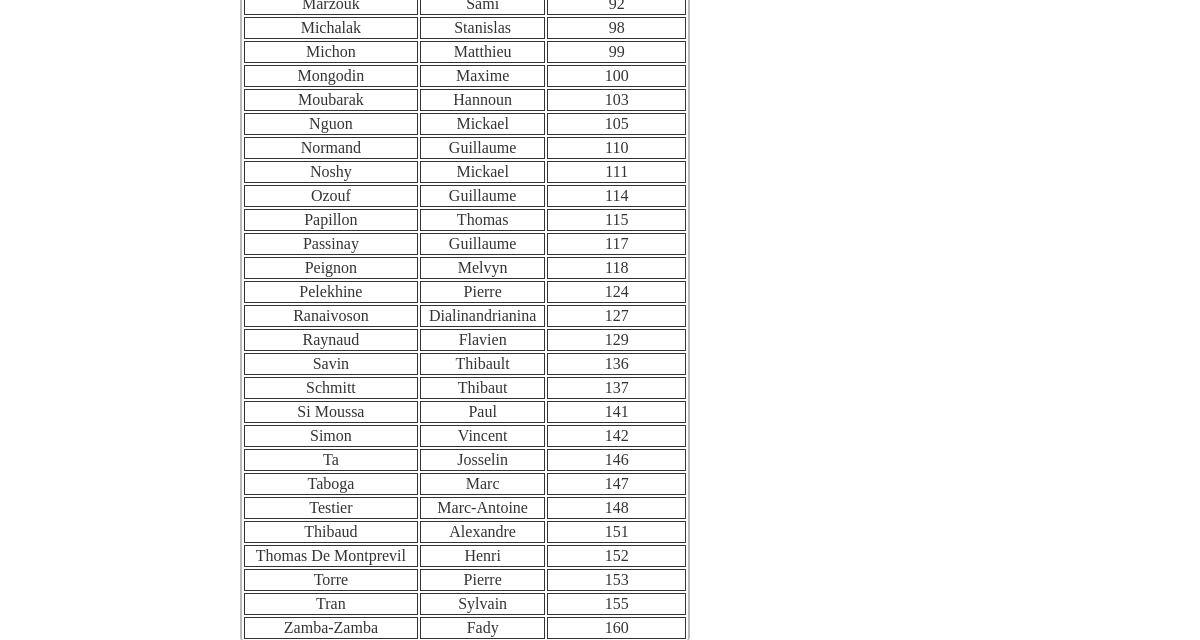
Before: /index.php?page=promo2 (signed in, lower part) with the older database file.
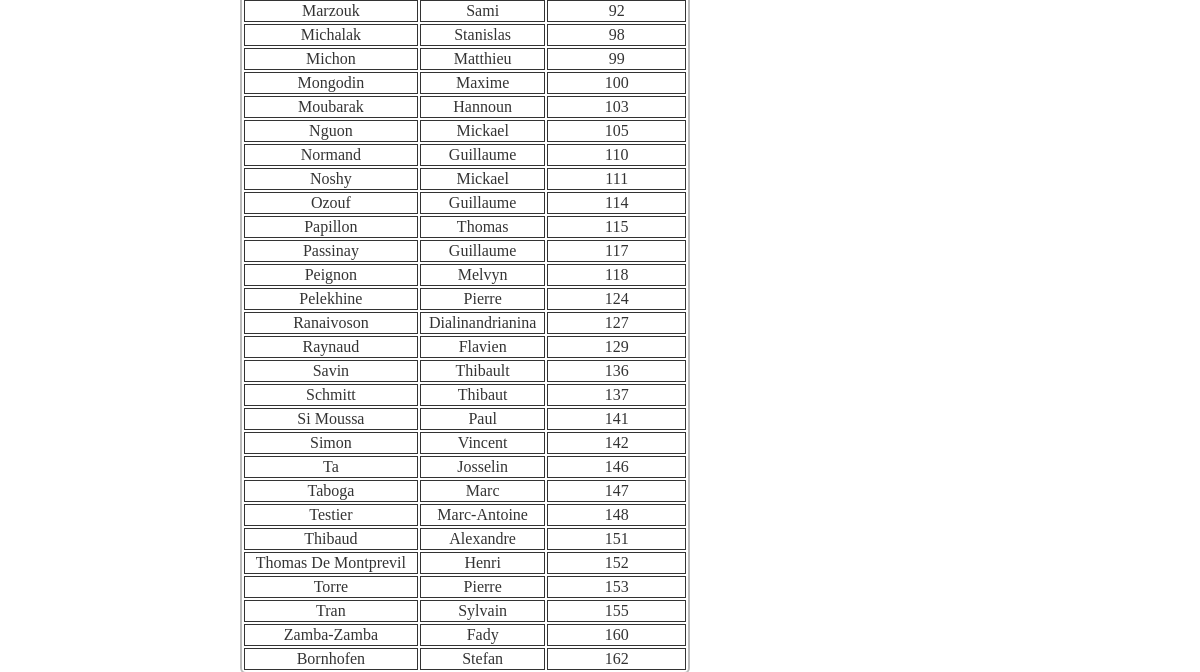
After: the same page with the newer database file.
### tables this page shows
CREATE TABLE IF NOT EXISTS `eleve` (
  `numEtudiant` int(10) NOT NULL AUTO_INCREMENT,
  `anneeRedouble` tinyint(1) NOT NULL DEFAULT '0',
  `idPromo` int(2) NOT NULL,
  `idUtil` int(5) NOT NULL,
  PRIMARY KEY (`numEtudiant`)
);

CREATE TABLE IF NOT EXISTS `utilisateur` (
  `idUtil` int(5) NOT NULL AUTO_INCREMENT,
  `login` varchar(30) NOT NULL,
  `pass` varchar(32) NOT NULL,
  `nom` varchar(30) NOT NULL,
  `prenom` varchar(30) NOT NULL,
  `idRole` int(2) NOT NULL,
  PRIMARY KEY (`idUtil`)
);

### fonctions/fonctions.php (called while the page is built, shortened)
<?php
function execReq($req){
	$res = mysql_query($req);
	return $res;
}
?>

### display/CPI2.php (the view, shortened to what this page needs)
<?php
$req='select u.nom nom,u.prenom prenom, u.idUtil idUtil, e.numEtudiant numEtudiant from utilisateur u, eleve e where e.idPromo="2" AND u.idUtil=e.idUtil';
    $res=execReq($req);
    echo'<table>';
   while($donnee=mysql_fetch_assoc($res))
   {
       if ($donnee['idUtil']==$_SESSION['idUtil']){
                echo'<tr id="perso"><td>'.$donnee['nom'].'</td><td>'.$donnee['prenom'].'</td><td>'.$donnee['numEtudiant'].'</td></tr>';
            }
            else{
                echo'<tr><td>'.$donnee['nom'].'</td><td>'.$donnee['prenom'].'</td><td>'.$donnee['numEtudiant'].'</td></tr>';
            }
   }
   echo'</table>';
?>

Changed rows visible on the page:
now on this page (row unchanged): eleve: idUtil.nom "Marzouk", idUtil.prenom "Sami", numEtudiant "92"
added eleve: idUtil.nom "Bornhofen", idUtil.prenom "Stefan", numEtudiant "162"
